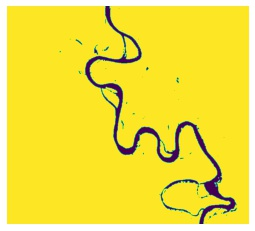
#> input picture Data_preprocess/217.jpg, 255 x 231 px, found by its file name
$ jupyter execute --allow-errors segmentation.ipynb
#> lines starting #> are read from the running program, lines starting #| are printed output that depends on the picture
[cell 1]
import numpy as np
import cv2 as cv
from matplotlib import pyplot as plt
import os

root='drive/MyDrive/JunctionX/'
#> (the rest of this cell did not finish here and is left out)

[cell 2]
from matplotlib.image import imread

im1 = imread(root+'Data_preprocess/217.jpg')
#> im1 is the input picture: shape (231, 255, 3); mean R, G, B 242.6, 224, 62.2
im2 = imread(root+'Data_preprocess/235.jpg')
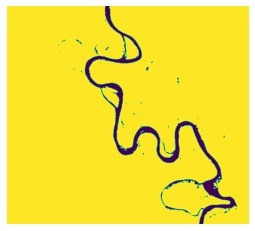
#> input picture Data_preprocess/235.jpg, 255 x 231 px, found by its file name
#> im2 is the input picture: shape (231, 255, 3); mean R, G, B 242.9, 224.3, 62.1
iml = imread(root+'Data_preprocess/721.jpg')
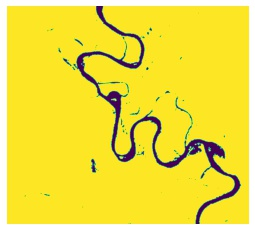
#> input picture Data_preprocess/721.jpg, 255 x 231 px, found by its file name
#> iml is the input picture: shape (231, 255, 3); mean R, G, B 241.2, 222.8, 62.6

type(im1)

[cell 3]
import sys

from scipy.linalg import norm
from scipy import sum, average

def compare_images(img1, img2):
    diff = img1 - img2
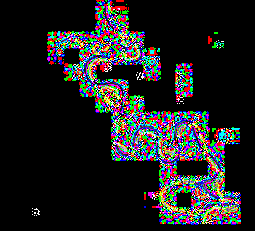
#> diff: shape (231, 255, 3); mean R, G, B 31.5, 31.6, 32.2
    m_norm = sum(abs(diff))
    z_norm = norm(diff.ravel(), 0)
    return (m_norm, z_norm)

[cell 4]
compare_images(im1, im2)
#> (the call stopped at in compare_images, `m_norm = sum(abs(diff))`: scipy is not available in this run)

[cell 5]
compare_images(im1, iml)
#> in compare_images (call 2), `diff = img1 - img2`:
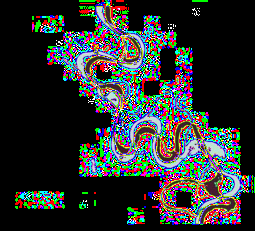
#> diff: shape (231, 255, 3); mean R, G, B 45.6, 49.4, 49
#> (the call stopped at in compare_images, `m_norm = sum(abs(diff))`: scipy is not available in this run)
